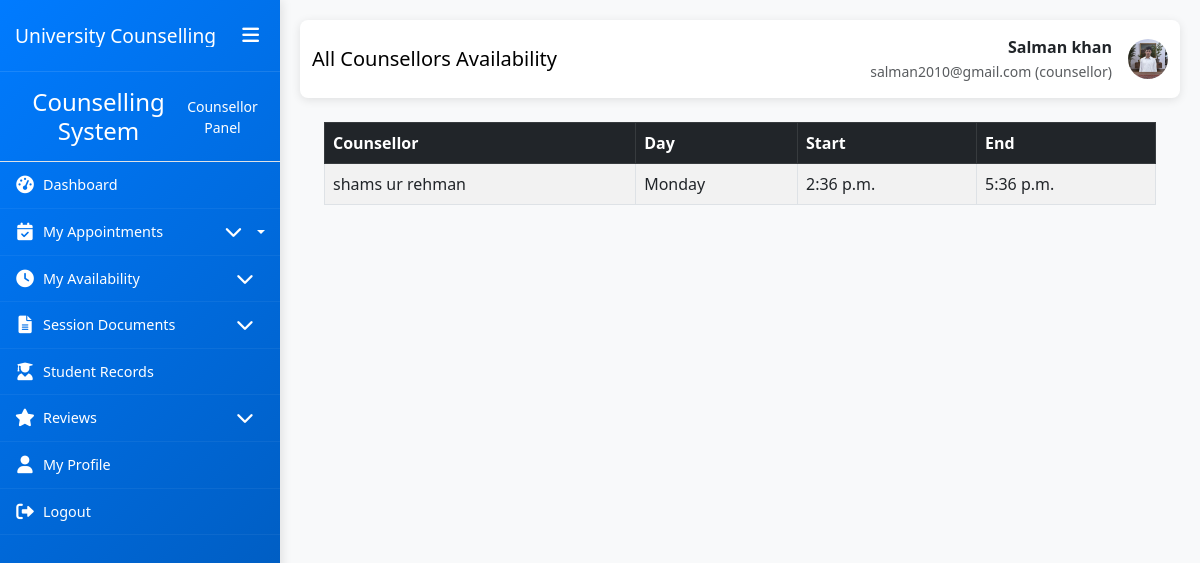
The page /availability/view/ (signed in) on the database its author committed.
### My_App/models.py (models this page shows, shortened)
class CustomUser(AbstractUser):
    ROLE_CHOICES = (
        ('student', 'Student'),
        ('counsellor', 'Counsellor'),
        ('admin', 'Administrator'),
    )
    role = models.CharField(max_length=20, choices=ROLE_CHOICES, default='student')
    phone_number = models.CharField(max_length=15, blank=True, null=True)
    date_of_birth = models.DateField(blank=True, null=True)
    profile_picture = models.ImageField(upload_to='profile_pics/', blank=True, null=True)
    created_at = models.DateTimeField(auto_now_add=True)
    updated_at = models.DateTimeField(auto_now=True)
    class Meta:
        permissions = [
            ("can_access_admin_panel", "Can access admin panel"),
            ("can_manage_users", "Can manage users"),
            ("can_manage_appointments", "Can manage appointments"),
            ("can_view_reports", "Can view reports"),
            ("can_manage_counsellors", "Can manage counsellors"),
        ]
    def is_counsellor(self):
        return self.role == 'counsellor'

class CounsellorAvailability(models.Model):
    counsellor = models.ForeignKey(Counsellor, on_delete=models.CASCADE)
    day_of_week = models.IntegerField(choices=[
        (0, 'Monday'),
        (1, 'Tuesday'),
        (2, 'Wednesday'),
        (3, 'Thursday'),
        (4, 'Friday'),
        (5, 'Saturday'),
        (6, 'Sunday'),
    ])
    start_time = models.TimeField()
    end_time = models.TimeField()
    is_active = models.BooleanField(default=True)
    class Meta:
        unique_together = ['counsellor', 'day_of_week']
        verbose_name_plural = 'Counsellor Availabilities'

class Counsellor(models.Model):
    user = models.OneToOneField(CustomUser, on_delete=models.CASCADE, primary_key=True)
    specialization = models.CharField(max_length=100)
    license_number = models.CharField(max_length=50, unique=True)
    experience_years = models.IntegerField(default=0)
    qualifications = models.TextField()
    bio = models.TextField(blank=True, null=True)
    AREA_OF_EXPERTISE_CHOICES = (
        ('academic', 'Academic Counselling'),
        ('career', 'Career Counselling'),
        ('personal', 'Personal Counselling'),
        ('mental_health', 'Mental Health'),
        ('crisis', 'Crisis Intervention'),
    )
    area_of_expertise = models.CharField(max_length=50, choices=AREA_OF_EXPERTISE_CHOICES)
    is_available = models.BooleanField(default=True)
    max_students = models.IntegerField(default=20)
    class Meta:
        permissions = [
            ("can_view_student_records", "Can view student records"),
            ("can_manage_schedule", "Can manage schedule"),
            ("can_write_session_notes", "Can write session notes"),
            ("can_view_all_appointments", "Can view all appointments"),
            ("can_manage_own_availability", "Can manage own availability"),
        ]

### My_App/views.py (the view)
# urls.py: path("availability/view/", views.view_availability, name="view_availability"),
@login_required
def view_availability(request):
    availabilities = CounsellorAvailability.objects.filter(is_active=True)
    return render(request, "My_Consuller/appointments/view_availability.html", {
        "availabilities": availabilities
    })

### templates/My_Consuller/appointments/view_availability.html (shortened to what this page needs)
{% extends 'My_Consuller/base1.html' %}
{% block page_title %}All Counsellors Availability{% endblock %}
{% block content %}
<div class="container mt-4">
    <table class="table table-bordered table-striped">
        <thead class="table-dark">
            <tr>
                <th>Counsellor</th>
                <th>Day</th>
                <th>Start</th>
                <th>End</th>
            </tr>
        </thead>
        <tbody>
            {% for a in availabilities %}
            <tr>
                <td>{{ a.counsellor.user.get_full_name }}</td>
                <td>{{ a.get_day_of_week_display }}</td>
                <td>{{ a.start_time }}</td>
                <td>{{ a.end_time }}</td>
            </tr>
            {% empty %}
            <tr><td colspan="4" class="text-center">No active availability found.</td></tr>
            {% endfor %}
        </tbody>
    </table>
</div>
{% endblock %}

### templates/My_Consuller/base1.html (shortened to what this page needs)
<!DOCTYPE html>
<html lang="en">
<head>
    <link href="https://cdn.jsdelivr.net/npm/bootstrap@5.3.0/dist/css/bootstrap.min.css" rel="stylesheet">
    <link href="https://cdnjs.cloudflare.com/ajax/libs/font-awesome/6.0.0/css/all.min.css" rel="stylesheet">
    <link href="https://cdn.jsdelivr.net/npm/sweetalert2@11/dist/sweetalert2.min.css" rel="stylesheet">
</head>
<body>
    <div class="container-fluid p-0">
        <div class="row g-0">
            <div class="sidebar {% if user.is_counsellor %}counsellor-sidebar{% endif %}" id="sidebar">
                <div class="sidebar-header">
                    <h3>University Counselling</h3>
                    <button class="sidebar-toggle d-none d-lg-block" id="sidebarToggle">
                        <i class="fas fa-bars"></i>
                    </button>
                </div>
                <div class="sidebar-content">
                    {% if user.is_counsellor %}
                        {% include 'My_Consuller/sidebar.html' %}
                    {% else %}
                        {% include 'My_Student/sidebar.html' %}
                    {% endif %}
                </div>
            </div>
            <div class="main-content" id="mainContent">
                <nav class="navbar navbar-expand-lg navbar-custom {% if user.is_counsellor %}counsellor-navbar{% endif %}">
                    <div class="container-fluid">
                        <span class="navbar-brand">{% block page_title %}Dashboard{% endblock %}</span>
                        <div class="d-flex align-items-center">
                            <div class="me-3 text-end d-none d-md-block">
                                <div class="fw-bold">{{ user.get_full_name|default:user.username }}</div>
                                <small class="text-muted">
                                    {{ user.email }}
                                    ({% if user.is_counsellor %}counsellor{% else %}student{% endif %})
                                </small>
                            </div>
                            {% if user.profile_picture %}
                            <img src="{{ user.profile_picture.url }}" alt="Profile" class="user-profile-img">
                            {% else %}
                            <div class="user-profile-img bg-secondary d-flex align-items-center justify-content-center text-white">
                                <i class="fas {% if user.is_counsellor %}fa-user-tie{% else %}fa-user{% endif %}"></i>
                            </div>
                            {% endif %}
                        </div>
                    </div>
                </nav>
                <div class="container-fluid">
                    {% block content %}{% endblock %}
                </div>
            </div>
        </div>
    </div>
</body>
</html>

### templates/My_Consuller/base1.html (style rules this page uses)
:root { --sidebar-width: 280px; --sidebar-collapsed-width: 70px; --sidebar-bg: linear-gradient(135deg, #28a745 0%, #20c997 100%); --counsellor-sidebar-bg: linear-gradient(135deg, #007bff 0%, #0056b3 100%); --content-padding: 20px; --transition-speed: 0.3s; }
body { overflow-x: hidden; font-family: 'Segoe UI', Tahoma, Geneva, Verdana, sans-serif; background-color: #f8f9fa; }
.sidebar { background: var(--sidebar-bg); color: white; min-height: 100vh; position: fixed; width: var(--sidebar-width); transition: all var(--transition-speed) ease; z-index: 1000; box-shadow: 2px 0 10px rgba(0,0,0,0.1); overflow-y: auto; }
.sidebar.counsellor-sidebar { background: var(--counsellor-sidebar-bg); }
.sidebar-header { padding: 20px 15px; border-bottom: 1px solid rgba(255,255,255,0.1); display: flex; align-items: center; justify-content: space-between; }
.sidebar-header h3 { font-size: 1.2rem; margin: 0; white-space: nowrap; overflow: hidden; }
.sidebar-toggle { background: none; border: none; color: white; font-size: 1.2rem; cursor: pointer; }
.main-content { margin-left: var(--sidebar-width); padding: var(--content-padding); transition: all var(--transition-speed) ease; min-height: 100vh; width: calc(100% - var(--sidebar-width)); }
.navbar-custom { background: white; box-shadow: 0 2px 10px rgba(0,0,0,0.1); padding: 15px 0; margin-bottom: 20px; border-radius: 8px; }
.user-profile-img { width: 40px; height: 40px; border-radius: 50%; object-fit: cover; }
.sidebar { background: var(--sidebar-bg); color: white; height: 100vh; position: fixed; top: 0; left: 0; width: var(--sidebar-width); transition: all var(--transition-speed) ease; z-index: 1000; box-shadow: 2px 0 10px rgba(0,0,0,0.1); overflow-y: auto; overflow-x: hidden; scrollbar-width: thin; scrollbar-color: rgba(255,255,255,0.4) transparent; }

### rows shown on the page
CustomUser: get_full_name "Salman khan", email "salman2010@gmail.com", profile_picture (picture)
CounsellorAvailability: counsellor.user.get_full_name "shams ur rehman", day_of_week "Monday", start_time "2:36 p.m.", end_time "5:36 p.m."
